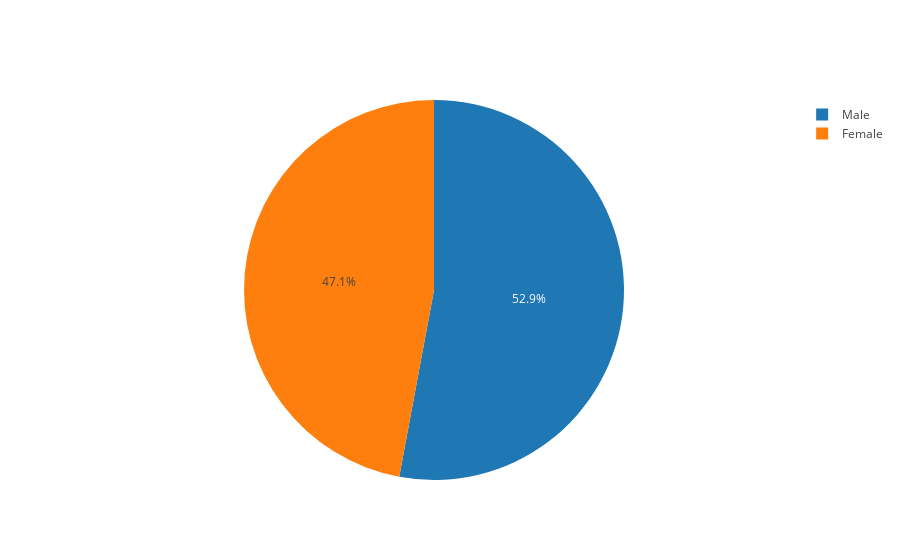

Source (notebook cell):
### Code cell
#https://plot.ly/python/offline/
init_notebook_mode(connected=True)

print ('Total name with gender:',len(gcname_df))
print('Male:',len(gcname_df[ gcname_df.gender.apply(lambda x: x=='m')]))
print('Female:',len(gcname_df[ gcname_df.gender.apply(lambda x: x=='w')]))
data = [len(gcname_df[ gcname_df.gender.apply(lambda x: x=='w')]) , len(gcname_df[ gcname_df.gender.apply(lambda x: x=='m')])]

labels = ['Male','Female']
values = [len(gcname_df[ gcname_df.gender.apply(lambda x: x=='m')]),len(gcname_df[ gcname_df.gender.apply(lambda x: x=='w')])]

trace = go.Pie(labels=labels, values=values)

iplot([trace], filename='basic_pie_chart')

### Figure 1 — Plotly figure (JSON) as saved in the notebook; plotly's stock layout.template omitted (floating-point values rounded to 4 significant figures)
{"data": [{"labels": ["Male", "Female"], "type": "pie", "values": [36428, 32398]}], "layout": {}}
